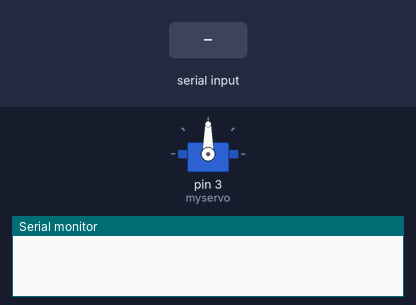
A sketch run on a simulated Arduino Uno, built with avr-gcc and run on an emulated ATmega328P. Parts: servo, the last lines printed to the serial monitor. Inputs (shaded band) come from the test bench.

Above: at 1.2 s.
1.3 s: "z" received over Serial
At 1.6 s:
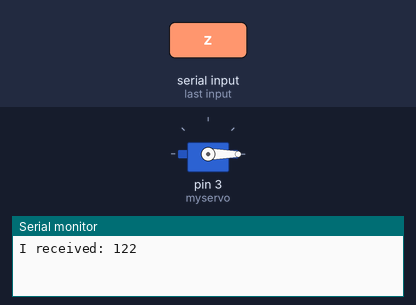
2.8 s: "g" received over Serial
At 4.3 s:
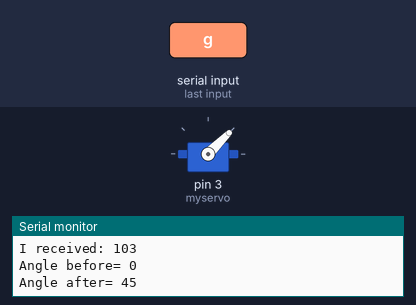
Timing chart, 0 to 5.8 s (numbered marks = the images above; inputs shaded):
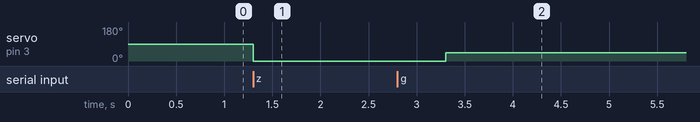

The sketch:

Servo.ino
```cpp
#include <Servo.h>
Servo myservo;
int angle;
int incomingByte = 0;
void setup() {
  // put your setup code here, to run once:
  myservo.attach(3);
  Serial.begin(9600);
}

void loop() {
  if (Serial.available() > 0) {
    // read the incoming byte:
    incomingByte = Serial.read();

    // say what you got:
    Serial.print("I received: ");
    Serial.println(incomingByte);
    if (incomingByte == 122)
    {
        myservo.write(0);
        delay(2000);
    }
    if (incomingByte == 103)
    {
        angle = myservo.read();
        Serial.print("Angle before= ");
        Serial.println(angle);
        angle = angle + 45;
        myservo.write(angle);
        Serial.print("Angle after= ");
        Serial.println(angle);
        delay(2000);
    }
    if (angle>=90)
    {
      delay(5000);
      myservo.write(0);
    }
  }
}
```

Measured:
- after the input at 1.3 s, servo on pin 3 (myservo): 90° → 0° at once
- after the input at 2.8 s, servo on pin 3 (myservo): 0° → 45° after 0.50 s
